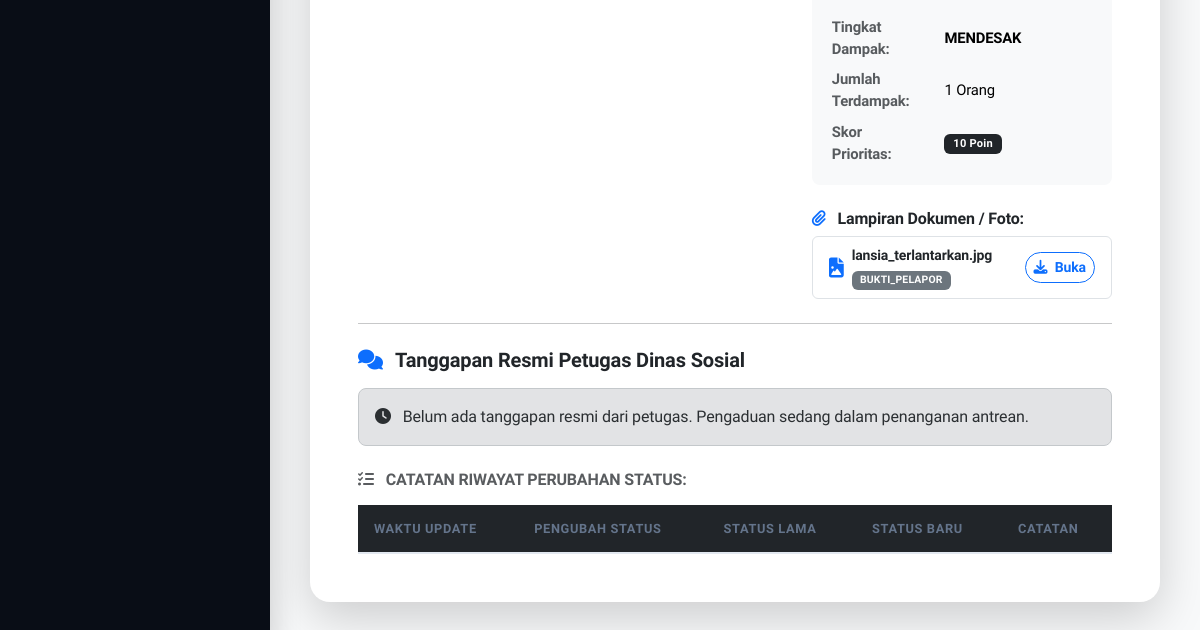
The app's page /pelapor/detail.php?id=2 (signed in, lower part), older data.
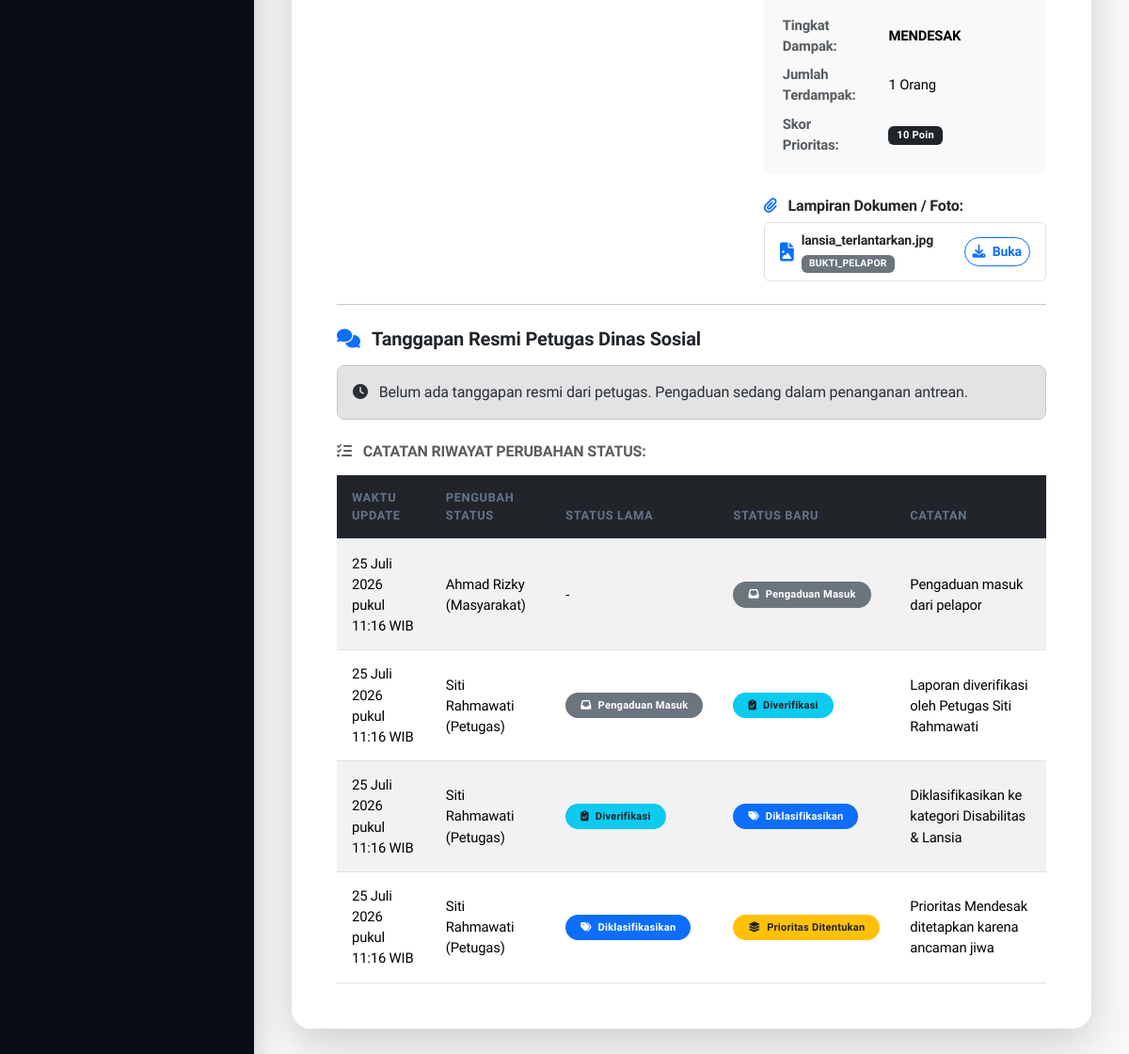
The same page, newer data.
### tables this page shows
CREATE TABLE lampiran (
    id INT AUTO_INCREMENT PRIMARY KEY,
    pengaduan_id INT NOT NULL,
    nama_file VARCHAR(255) NOT NULL,
    tipe_file VARCHAR(100) NOT NULL,
    ukuran_file INT NOT NULL,
    jenis_lampiran ENUM('bukti_pelapor', 'bukti_penyelesaian') NOT NULL DEFAULT 'bukti_pelapor',
    uploaded_at TIMESTAMP DEFAULT CURRENT_TIMESTAMP,
    FOREIGN KEY (pengaduan_id) REFERENCES pengaduan(id) ON DELETE CASCADE
);

CREATE TABLE riwayat_status (
    id INT AUTO_INCREMENT PRIMARY KEY,
    pengaduan_id INT NOT NULL,
    user_id INT NOT NULL,
    status_lama VARCHAR(50) NULL,
    status_baru VARCHAR(50) NOT NULL,
    catatan TEXT NULL,
    created_at TIMESTAMP DEFAULT CURRENT_TIMESTAMP,
    FOREIGN KEY (pengaduan_id) REFERENCES pengaduan(id) ON DELETE CASCADE,
    FOREIGN KEY (user_id) REFERENCES users(id) ON DELETE CASCADE
);

CREATE TABLE users (
    id INT AUTO_INCREMENT PRIMARY KEY,
    nik VARCHAR(16) UNIQUE NULL,
    nama_lengkap VARCHAR(100) NOT NULL,
    email VARCHAR(100) NOT NULL UNIQUE,
    foto_profil VARCHAR(255) NULL,
    no_hp VARCHAR(20) NOT NULL,
    alamat TEXT NULL,
    username VARCHAR(50) NOT NULL UNIQUE,
    password VARCHAR(255) NOT NULL,
    role ENUM('admin', 'petugas', 'pelapor') NOT NULL DEFAULT 'pelapor',
    status_akun ENUM('aktif', 'nonaktif') NOT NULL DEFAULT 'aktif',
    created_at TIMESTAMP DEFAULT CURRENT_TIMESTAMP,
    updated_at TIMESTAMP DEFAULT CURRENT_TIMESTAMP ON UPDATE CURRENT_TIMESTAMP
);

### pelapor/detail.php (the view, shortened to what the changed rows need)
<?php
require_once __DIR__ . '/../includes/header.php';
require_once __DIR__ . '/../config/classifier.php';
$user_id = $_SESSION['user_id'];
$id = (int)($_GET['id'] ?? 0);
$pengaduan = null;
$lampiran_list = [];
$riwayat_list = [];
if ($id > 0 && $pdo) {
    $stmt = $pdo->prepare("SELECT p.*, k.nama_kategori, k.kode_kategori, u.nama_lengkap AS nama_pelapor, u.nik, u.no_hp, u.email
                           FROM pengaduan p
                           JOIN kategori k ON p.kategori_id = k.id
                           JOIN users u ON p.user_id = u.id
                           WHERE p.id = :id AND p.user_id = :uid LIMIT 1");
    $stmt->execute(['id' => $id, 'uid' => $user_id]);
    $pengaduan = $stmt->fetch();
    if ($pengaduan) {
        $stmtLamp = $pdo->prepare("SELECT * FROM lampiran WHERE pengaduan_id = :pid ORDER BY id ASC");
        $stmtLamp->execute(['pid' => $id]);
        $lampiran_list = $stmtLamp->fetchAll();
        $stmtLog = $pdo->prepare("SELECT r.*, u.nama_lengkap AS nama_user
                                  FROM riwayat_status r
                                  JOIN users u ON r.user_id = u.id
                                  WHERE r.pengaduan_id = :pid
                                  ORDER BY r.created_at ASC");
        $stmtLog->execute(['pid' => $id]);
        $riwayat_list = $stmtLog->fetchAll();
    }
}
?>
<div class="wrapper-admin">
    <div id="content" class="bg-light">
        <div class="container-fluid">
    <div class="card card-custom border-0 shadow-lg overflow-hidden mb-4 print-container">
                <div class="mb-1"><?= get_status_badge($pengaduan['status']); ?></div>
        <div class="card-body p-4 p-md-5">
            <div class="row g-4 mb-4">
                <div class="col-md-5">
                    <div class="card bg-light border-0 rounded-3 p-3">
                        <table class="table table-sm table-borderless small mb-0">
                            <tr>
                                <th class="text-muted">Tanggal Dikirim:</th>
                            </tr>
                            <tr>
                                <th class="text-muted">Tingkat Dampak:</th>
                            </tr>
                            <tr>
                                <th class="text-muted">Jumlah Terdampak:</th>
                            </tr>
                            <tr>
                                <th class="text-muted">Skor Prioritas:</th>
                            </tr>
                        </table>
                    </div>
                    <div class="mt-4">
                        <?php if (!empty($lampiran_list)): ?>
                            <div class="list-group">
                                <?php foreach ($lampiran_list as $file): ?>
                                    <div class="list-group-item d-flex justify-content-between align-items-center bg-white border">
                                        <div class="d-flex align-items-center gap-2 overflow-hidden">
                                            <i class="fa-solid fa-file-image text-primary fa-lg"></i>
                                            <div class="text-truncate">
                                                <small class="fw-semibold d-block text-truncate"><?= sanitize($file['nama_file']); ?></small>
                                                <span class="badge bg-secondary text-uppercase" style="font-size: 0.65rem;"><?= sanitize($file['jenis_lampiran']); ?></span>
                                            </div>
                                        </div>
                                        <a href="<?= base_url('assets/uploads/' . $file['nama_file']); ?>" target="_blank" class="btn btn-sm btn-outline-primary rounded-pill">
                                            <i class="fa-solid fa-download me-1"></i> Buka
                                        </a>
                                    </div>
                                <?php endforeach; ?>
                            </div>
                        <?php else: ?>
                            <p class="text-muted small italic">Tidak ada lampiran berkas yang diunggah.</p>
                        <?php endif; ?>
                    </div>
                </div>
            </div>
            <div class="no-print">
                <div class="table-responsive">
                    <table class="table table-sm table-striped text-xs mb-0">
                        <thead class="table-dark">
                            <tr>
                                <th>Waktu Update</th>
                                <th>Pengubah Status</th>
                                <th>Status Lama</th>
                                <th>Status Baru</th>
                                <th>Catatan</th>
                            </tr>
                        </thead>
                        <tbody>
                            <?php foreach ($riwayat_list as $rw): ?>
                                <tr>
                                    <td><?= format_tanggal($rw['created_at']); ?></td>
                                    <td><?= sanitize($rw['nama_user']); ?></td>
                                    <td><?= $rw['status_lama'] ? get_status_badge($rw['status_lama']) : '-'; ?></td>
                                    <td><?= get_status_badge($rw['status_baru']); ?></td>
                                    <td><?= sanitize($rw['catatan']); ?></td>
                                </tr>
                            <?php endforeach; ?>
                        </tbody>
                    </table>
                </div>
            </div>
        </div>
    </div>
        </div>
    </div>
</div>
<?php require_once __DIR__ . '/../includes/footer.php'; ?>

### config/helpers.php (shortened to what the changed rows need)
<?php
function base_url($path = '') {
    $protocol = isset($_SERVER['HTTPS']) && $_SERVER['HTTPS'] === 'on' ? 'https' : 'http';
    $host = $_SERVER['HTTP_HOST'] ?? 'localhost';
    $script_dir = str_replace('\\', '/', dirname($_SERVER['SCRIPT_NAME']));
    $pos = strpos($script_dir, '/sistempengaduan');
    if ($pos !== false) {
        $root_dir = substr($script_dir, 0, $pos + strlen('/sistempengaduan'));
    } else {
        $root_dir = '/sistempengaduan';
    }
    return rtrim($protocol . '://' . $host . $root_dir, '/') . '/' . ltrim($path, '/');
}
function sanitize($data) {
    return htmlspecialchars(trim($data ?? ''), ENT_QUOTES, 'UTF-8');
}
function format_tanggal($datetime, $with_time = true) {
    $time = strtotime($datetime);
    $bulan = [
        1 => 'Januari', 'Februari', 'Maret', 'April', 'Mei', 'Juni',
        'Juli', 'Agustus', 'September', 'Oktober', 'November', 'Desember'
    ];
    $d = date('d', $time);
    $m = $bulan[(int)date('m', $time)];
    $y = date('Y', $time);
    $result = "$d $m $y";
    if ($with_time) {
        $result .= ' pukul ' . date('H:i', $time) . ' WIB';
    }
    return $result;
}
function get_status_badge($status) {
    switch ($status) {
        case 'Pengaduan Masuk':
            return '<span class="badge bg-secondary px-3 py-2 rounded-pill"><i class="fa-solid fa-inbox me-1"></i> Pengaduan Masuk</span>';
        case 'Diverifikasi':
            return '<span class="badge bg-info text-dark px-3 py-2 rounded-pill"><i class="fa-solid fa-clipboard-check me-1"></i> Diverifikasi</span>';
        case 'Diklasifikasikan':
            return '<span class="badge bg-primary px-3 py-2 rounded-pill"><i class="fa-solid fa-tags me-1"></i> Diklasifikasikan</span>';
        case 'Prioritas Ditentukan':
            return '<span class="badge bg-warning text-dark px-3 py-2 rounded-pill"><i class="fa-solid fa-layer-group me-1"></i> Prioritas Ditentukan</span>';
    }
}

Row changes from the older to the newer data that the page shows:
added riwayat_status: created_at "25 Juli 2026 pukul 11:16 WIB", user.nama_lengkap "Ahmad Rizky (Masyarakat)", status_baru "Pengaduan Masuk" (drawn), catatan "Pengaduan masuk dari pelapor"
added riwayat_status: created_at "25 Juli 2026 pukul 11:16 WIB", user.nama_lengkap "Siti Rahmawati (Petugas)", status_lama "Pengaduan Masuk" (drawn), status_baru "Diverifikasi" (drawn), catatan "Laporan diverifikasi oleh Petugas Siti Rahmawati"
added riwayat_status: created_at "25 Juli 2026 pukul 11:16 WIB", user.nama_lengkap "Siti Rahmawati (Petugas)", status_lama "Diverifikasi" (drawn), status_baru "Diklasifikasikan" (drawn), catatan "Diklasifikasikan ke kategori Disabilitas & Lansia"
added riwayat_status: created_at "25 Juli 2026 pukul 11:16 WIB", user.nama_lengkap "Siti Rahmawati (Petugas)", status_lama "Diklasifikasikan" (drawn), shows "Prioritas Ditentukan", catatan "Prioritas Mendesak ditetapkan karena ancaman jiwa"
